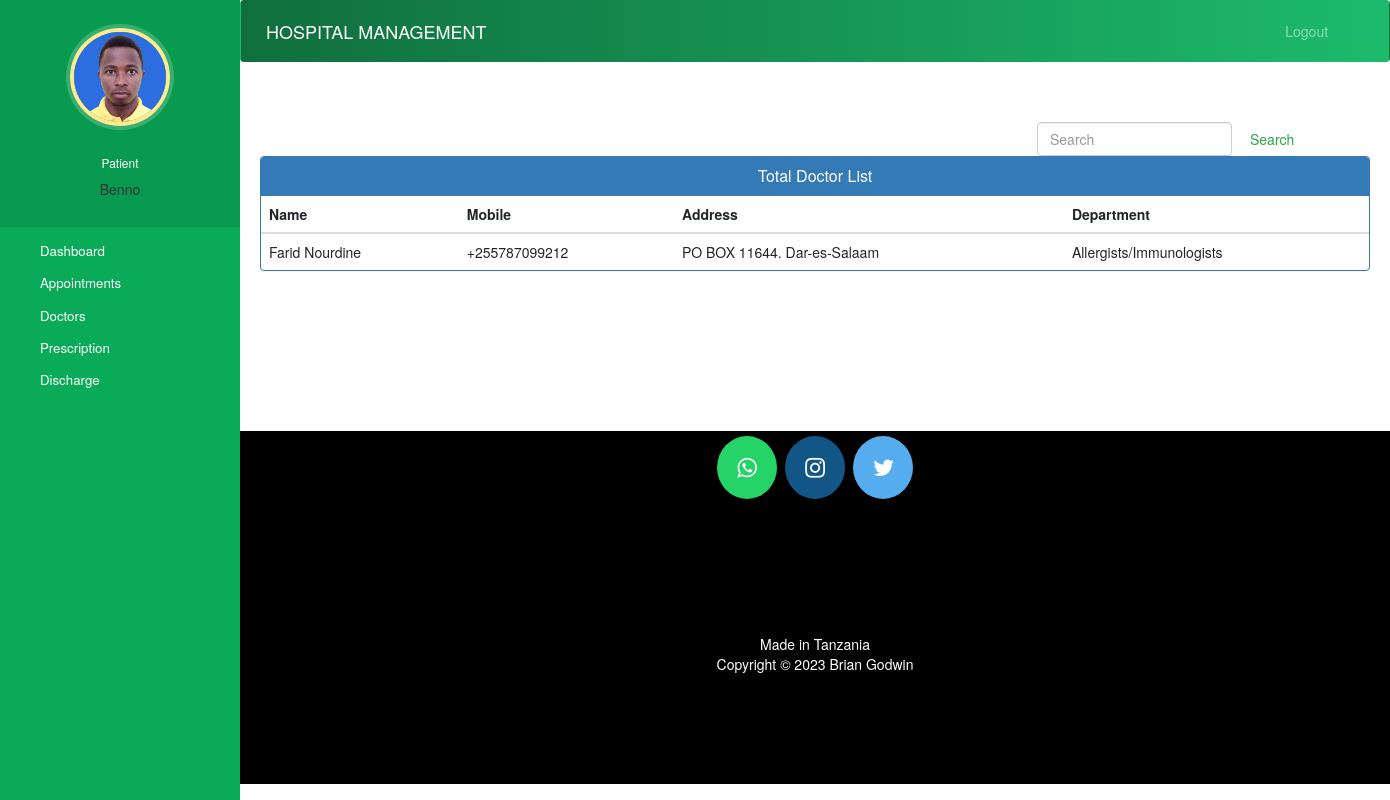
Page /hospital/patient-view-doctor (signed in) on the committed database.
### hospitalregister/models.py (models this page shows, shortened)
class Patient(models.Model):
    user = models.OneToOneField(User, on_delete=models.CASCADE)
    profile_pic = models.ImageField(upload_to='profile_pic/PatientProfilePic/', null=True, blank=True)
    address = models.CharField(max_length=40)
    mobile = models.CharField(max_length=20, null=False)
    emergencyContactName = models.CharField(max_length=30)
    emergencyContactPhone = models.CharField(max_length=15)
    admitDate = models.DateField(auto_now=True)
    status = models.BooleanField(default=False)

class Doctor(models.Model):
    user = models.OneToOneField(User, on_delete=models.CASCADE)
    profile_pic = models.ImageField(upload_to='profile_pic/DoctorProfilePic/', null=True, blank=True)
    address = models.CharField(max_length=40)
    mobile = models.CharField(max_length=20, null=True)
    department = models.CharField(max_length=50, choices=departments, default='Cardiologist')
    status = models.BooleanField(default=False)
    @property
    def get_name(self):
        return self.user.get_full_name()

### hospitalregister/views.py (the view)
# urls.py: path('patient-view-doctor', views.patient_view_doctor_view,name='patient-view-doctor'),
def patient_view_doctor_view(request):
    doctors=Doctor.objects.all().filter(status=True)
    patient=Patient.objects.get(user_id=request.user.id) #for profile picture of patient in sidebar
    return render(request,'hospital/patient_view_doctor.html',{'patient':patient,'doctors':doctors})

### templates/hospital/patient_view_doctor.html (shortened to what this page needs)
{% extends 'hospital/patient_base.html' %}
{% block content %}
{%load static%}
<head>
  <link href="//netdna.bootstrapcdn.com/bootstrap/3.0.0/css/bootstrap.min.css" rel="stylesheet" id="bootstrap-css">
</head>
<div class="container">
    <form  action="/hospital/searchdoctor" method="get" style="margin-left:70%;" class="form-inline my-2 my-lg-0">
      <input class="form-control mr-sm-2" type="search" placeholder="Search" name="query" id="query" aria-label="Search">
      <button class="btn btn-outline-success my-2 my-sm-0" type="submit">Search</button>
    </form>
  {% if doctors %}
  <div class="panel panel-primary">
    <div class="panel-heading">
      <h6 class="panel-title"> Total Doctor List</h6>
    </div>
    <table class="table table-hover" id="dev-table">
        <thead>
          <tr>
            <th>Name</th>
            <th>Mobile</th>
            <th>Address</th>
            <th>Department</th>
          </tr>
        </thead>
        {% for d in doctors %}
        <tr>
          <td> {{d.get_name}}</td>
          <td>{{d.mobile}}</td>
          <td>{{d.address}}</td>
          <td>{{d.department}}</td>
        </tr>
        {% endfor %}
      </table>
  </div>
  {%else%}
  <br><br><br>
  <h4 style="text-align: center;color: red;">No Doctor Found !!!</h4>
  {% endif %}
</div>
{% endblock content %}

### templates/hospital/patient_base.html (shortened to what this page needs)
<!DOCTYPE html>
{% load static %}
<html lang="en">
<head>
  <link rel="stylesheet" href="https://stackpath.bootstrapcdn.com/bootstrap/4.3.1/css/bootstrap.min.css">
  <link rel="stylesheet" href="https://maxcdn.bootstrapcdn.com/font-awesome/4.7.0/css/font-awesome.min.css">
</head>
<body>
  <nav class="menu" tabindex="0">
    <header class="avatar">
      <img src="{% static patient.profile_pic.url %}" alt="Profile Pic" />
      <br><br>
      <h6 style="color: white;" >Patient</h6>
      <h2style="color: white;" >{{request.user.first_name}}</h2>
    </header>
    <ul>
      <li tabindex="0" class="icon-dashboard"> <a style="color:white; text-decoration:none;" href="/hospital/patient-dashboard"><span>Dashboard</span></a> </li>
      <li tabindex="0" class="icon-calendar"> <a style="color:white; text-decoration:none;" href="/appointment/patient-appointment"><span>Appointments</span></a></li>
      <li tabindex="0" class="icon-users"> <a style="color:white; text-decoration:none;" href="/hospital/patient-view-doctor"><span>Doctors</span></a></li>
      <li tabindex="0" class="icon-users"> <a style="color:white; text-decoration:none;" href="/reminder/patient-view-prescription"><span>Prescription</span></a></li>
      <li tabindex="0" class="icon-users"> <a style="color:white; text-decoration:none;" href="/hospital/patient-discharge"><span>Discharge</span></a></li>
    </ul>
  </nav>
  <main>
    <div class="bs-example">
      <nav class="navbar navbar-expand-md  navbar-dark fixed-top"  style="background: -webkit-linear-gradient(left, #106e3e, #1cbb6c);">
        <a href="/hospital/patient-dashboard" class="navbar-brand">HOSPITAL MANAGEMENT</a>
        <div class="collapse navbar-collapse justify-content-between" id="navbarCollapse">
          <div class="navbar-nav" style=" margin-left: 90%;">
            <a href="/hospital/logout" class="nav-item nav-link">Logout</a>
          </div>
        </div>
      </nav>
    </div>
    <br><br>
    {% block content %}
    {% endblock content %}
    <br><br><br><br><br><br><br>
    <footer>
      <p>
        <a id="ftr" href="https://api.whatsapp.com/send?phone=255769098042&text=Hello%20bgame.%0d%0aHow%20are%20you%20%3f%0d%0aI%20came%20from%20your%20website.&source=&data=#" class="fa fa-whatsapp"></a>
        <a id="ftr" href="https://instagram.com/godwinbrian808" class="fa fa-instagram"></a>
        <a id="ftr" href="https://twitter.com/godwinbrian808" class="fa fa-twitter"></a>
      </p>
      <br>
      <div class="container">
        <div class="row">
          <div class="col-md-12 col-sm-12">
            <div style="color:#ffffff;" class="wow fadeInUp footer-copyright">
              <p>Made in Tanzania <br>
                Copyright &copy;  2023 Brian Godwin </p>
            </div>
          </div>
        </div>
      </div>
    </footer>
  </main>
</body>
</html>

### templates/hospital/patient_base.html (style rules this page uses)
a:link { text-decoration: none; }
a { color: white; }
footer { padding: 0px 0px 0px 0px; background-color: black; margin: 0px; }
#ftr { padding: 20px; }
.fa { font-size: 23px; width: 60px; text-align: center; text-decoration: none; margin: 5px 2px; border-radius: 50%; }
.fa-whatsapp { background: #25d366; color: white; }
.fa-twitter { background: #55ACEE; color: white; }
.fa-instagram { background: #125688; color: white; }
p { text-align: center; }
body { padding-left: 240px; }
main { position: relative; height: 100vh; }
.menu { background: #09ab58; height: 100vh; width: 240px; position: fixed; top: 0px; left: 0; z-index: 5; outline: none; }
.menu .avatar { background: rgba(0, 0, 0, 0.1); padding: 2em 0.5em; text-align: center; }
.menu .avatar img { width: 100px; border-radius: 50%; overflow: hidden; border: 4px solid #ffea92; box-shadow: 0 0 0 4px rgba(255, 255, 255, 0.2); }
.menu ul { list-style: none; padding: 0.5em 0; margin: 0; }
.menu ul li { padding: 0.5em 1em 0.5em 3em; font-size: 0.95em; font-weight: regular; background-repeat: no-repeat; background-position: left 15px center; background-size: auto 20px; transition: all 0.15s linear; cursor: pointer; }
.menu ul li.icon-dashboard { background-image: url("http://www.entypo.com/images//gauge.svg"); }
.menu ul li.icon-users { background-image: url("http://www.entypo.com/images//users.svg"); }
.menu ul li.icon-calendar { background-image: url("http://www.entypo.com/images//calendar.svg"); }

### templates/hospital/patient_view_doctor.html (style rules this page uses)
a:link { text-decoration: none; }
h6 { text-align: center; }
.row { margin: 100px; }

### rows in the picture
Patient: profile_pic (picture)
Doctor: get_name "Farid Nourdine", mobile "+255787099212", address "PO BOX 11644. Dar-es-Salaam", department "Allergists/Immunologists"

### other values in the picture
{{ request.user.first_name }} "Benno"
